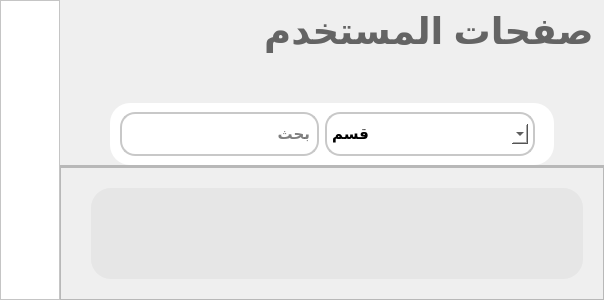
               <widget class="QWidget" name="page_users">
                <layout class="QHBoxLayout" name="horizontalLayout_43">
                 <property name="spacing">
                  <number>0</number>
                 </property>
                 <property name="leftMargin">
                  <number>0</number>
                 </property>
                 <property name="topMargin">
                  <number>0</number>
                 </property>
                 <property name="rightMargin">
                  <number>0</number>
                 </property>
                 <property name="bottomMargin">
                  <number>0</number>
                 </property>
                 <item>
                  <widget class="QFrame" name="frame_34">
                   <property name="layoutDirection">
                    <enum>Qt::LeftToRight</enum>
                   </property>
                   <property name="styleSheet">
                    <string notr="true">background-color : #FFFFFF</string>
                   </property>
                   <property name="frameShape">
                    <enum>QFrame::StyledPanel</enum>
                   </property>
                   <property name="frameShadow">
                    <enum>QFrame::Raised</enum>
                   </property>
                   <layout class="QVBoxLayout" name="verticalLayout_46">
                    <item>
                     <spacer name="verticalSpacer_16">
                      <property name="orientation">
                       <enum>Qt::Vertical</enum>
                      </property>
                      <property name="sizeHint" stdset="0">
                       <size>
                        <width>20</width>
                        <height>40</height>
                       </size>
                      </property>
                     </spacer>
                    </item>
                    <item>
                     <widget class="QPushButton" name="btn_add_user">
                      <property name="font">
                       <font>
                        <pointsize>11</pointsize>
                        <weight>75</weight>
                        <bold>true</bold>
                       </font>
                      </property>
                      <property name="toolTip">
                       <string>Add User</string>
                      </property>
                      <property name="styleSheet">
                       <string notr="true">QPushButton{
color:rgb(94, 170, 168);
border-radius:10px;
}

QPushButton:hover{
background-color: qlineargradient(spread:pad, x1:0, y1:0.5, x2:0.5, y2:0.45,stop:0 rgba(255, 255, 255, 226) , stop:1 rgb(94, 170, 168));
color:#FFFFFF;
}

QPushButton:pressed{
	padding-left:5px;
	padding-top:5px;
	background-color:rgb(94, 170, 168);
	color:#FFFFFF;
}
</string>
                      </property>
                      <property name="text">
                       <string/>
                      </property>
                      <property name="icon">
                       <iconset resource="../../res.qrc">
                        <normaloff>:/icon/image/icon/user-plus.svg</normaloff>:/icon/image/icon/user-plus.svg</iconset>
                      </property>
                      <property name="iconSize">
                       <size>
                        <width>30</width>
                        <height>30</height>
                       </size>
                      </property>
                     </widget>
                    </item>
                    <item>
                     <spacer name="verticalSpacer_18">
                      <property name="orientation">
                       <enum>Qt::Vertical</enum>
                      </property>
                      <property name="sizeType">
                       <enum>QSizePolicy::Fixed</enum>
                      </property>
                      <property name="sizeHint" stdset="0">
                       <size>
                        <width>20</width>
                        <height>20</height>
                       </size>
                      </property>
                     </spacer>
                    </item>
                    <item>
                     <widget class="QPushButton" name="btn_remove_user">
                      <property name="font">
                       <font>
                        <pointsize>11</pointsize>
                        <weight>75</weight>
                        <bold>true</bold>
                       </font>
                      </property>
                      <property name="toolTip">
                       <string>Remove User</string>
                      </property>
                      <property name="styleSheet">
                       <string notr="true">QPushButton{
color:rgb(94, 170, 168);
border-radius:10px;
}

QPushButton:hover{
background-color: qlineargradient(spread:pad, x1:0, y1:0.5, x2:0.5, y2:0.45,stop:0 rgba(255, 255, 255, 226) , stop:1 rgb(94, 170, 168));
color:#FFFFFF;
}

QPushButton:pressed{
	padding-left:5px;
	padding-top:5px;
	background-color:rgb(94, 170, 168);
	color:#FFFFFF;
}
</string>
                      </property>
                      <property name="text">
                       <string/>
                      </property>
                      <property name="icon">
                       <iconset resource="../../res.qrc">
                        <normaloff>:/icon/image/icon/user-x.svg</normaloff>:/icon/image/icon/user-x.svg</iconset>
                      </property>
                      <property name="iconSize">
                       <size>
                        <width>30</width>
                        <height>30</height>
                       </size>
                      </property>
                     </widget>
                    </item>
                    <item>
                     <spacer name="verticalSpacer_19">
                      <property name="orientation">
                       <enum>Qt::Vertical</enum>
                      </property>
                      <property name="sizeType">
                       <enum>QSizePolicy::Fixed</enum>
                      </property>
                      <property name="sizeHint" stdset="0">
                       <size>
                        <width>20</width>
                        <height>20</height>
                       </size>
                      </property>
                     </spacer>
                    </item>
                    <item>
                     <widget class="QPushButton" name="btn_edit_user">
                      <property name="font">
                       <font>
                        <pointsize>11</pointsize>
                        <weight>75</weight>
                        <bold>true</bold>
                       </font>
                      </property>
                      <property name="toolTip">
                       <string>Edit User</string>
                      </property>
                      <property name="styleSheet">
                       <string notr="true">QPushButton{
color:rgb(94, 170, 168);
border-radius:10px;
}

QPushButton:hover{
background-color: qlineargradient(spread:pad, x1:0, y1:0.5, x2:0.5, y2:0.45,stop:0 rgba(255, 255, 255, 226) , stop:1 rgb(94, 170, 168));
color:#FFFFFF;
}

QPushButton:pressed{
	padding-left:5px;
	padding-top:5px;
	background-color:rgb(94, 170, 168);
	color:#FFFFFF;
}
</string>
                      </property>
                      <property name="text">
                       <string/>
                      </property>
                      <property name="icon">
                       <iconset resource="../../res.qrc">
                        <normaloff>:/icon/image/icon/user-check.svg</normaloff>:/icon/image/icon/user-check.svg</iconset>
                      </property>
                      <property name="iconSize">
                       <size>
                        <width>30</width>
                        <height>30</height>
                       </size>
                      </property>
                     </widget>
                    </item>
                    <item>
                     <widget class="QLabel" name="label_11">
                      <property name="text">
                       <string/>
                      </property>
                     </widget>
                    </item>
                    <item>
                     <spacer name="verticalSpacer_17">
                      <property name="orientation">
                       <enum>Qt::Vertical</enum>
                      </property>
                      <property name="sizeHint" stdset="0">
                       <size>
                        <width>20</width>
                        <height>40</height>
                       </size>
                      </property>
                     </spacer>
                    </item>
                   </layout>
                  </widget>
                 </item>
                 <item>
                  <widget class="QWidget" name="widget_14" native="true">
                   <property name="minimumSize">
                    <size>
                     <width>0</width>
                     <height>300</height>
                    </size>
                   </property>
                   <layout class="QVBoxLayout" name="verticalLayout_42">
                    <property name="spacing">
                     <number>0</number>
                    </property>
                    <property name="leftMargin">
                     <number>0</number>
                    </property>
                    <property name="topMargin">
                     <number>0</number>
                    </property>
                    <property name="rightMargin">
                     <number>0</number>
                    </property>
                    <property name="bottomMargin">
                     <number>0</number>
                    </property>
                    <item>
                     <widget class="QWidget" name="widget_10" native="true">
                      <layout class="QVBoxLayout" name="verticalLayout_15">
                       <property name="spacing">
                        <number>0</number>
                       </property>
                       <property name="leftMargin">
                        <number>0</number>
                       </property>
                       <property name="topMargin">
                        <number>0</number>
                       </property>
                       <property name="rightMargin">
                        <number>0</number>
                       </property>
                       <property name="bottomMargin">
                        <number>0</number>
                       </property>
                       <item>
                        <widget class="QLabel" name="label_25">
                         <property name="minimumSize">
                          <size>
                           <width>0</width>
                           <height>9</height>
                          </size>
                         </property>
                         <property name="maximumSize">
                          <size>
                           <width>16777215</width>
                           <height>9</height>
                          </size>
                         </property>
                         <property name="font">
                          <font>
                           <pointsize>20</pointsize>
                           <weight>75</weight>
                           <bold>true</bold>
                          </font>
                         </property>
                         <property name="styleSheet">
                          <string notr="true">color: rgb(159, 159, 159);</string>
                         </property>
                         <property name="text">
                          <string/>
                         </property>
                        </widget>
                       </item>
                       <item>
                        <widget class="QLabel" name="label_21">
                         <property name="font">
                          <font>
                           <pointsize>28</pointsize>
                           <weight>75</weight>
                           <bold>true</bold>
                          </font>
                         </property>
                         <property name="styleSheet">
                          <string notr="true">color: rgb(100, 100, 100);</string>
                         </property>
                         <property name="text">
                          <string> صفحات المستخدم</string>
                         </property>
                        </widget>
                       </item>
                       <item>
                        <widget class="QLabel" name="label_23">
                         <property name="minimumSize">
                          <size>
                           <width>0</width>
                           <height>50</height>
                          </size>
                         </property>
                         <property name="maximumSize">
                          <size>
                           <width>16777215</width>
                           <height>20</height>
                          </size>
                         </property>
                         <property name="font">
                          <font>
                           <pointsize>20</pointsize>
                           <weight>75</weight>
                           <bold>true</bold>
                          </font>
                         </property>
                         <property name="styleSheet">
                          <string notr="true">color: rgb(159, 159, 159);</string>
                         </property>
                         <property name="text">
                          <string/>
                         </property>
                        </widget>
                       </item>
                       <item alignment="Qt::AlignTop">
                        <widget class="QWidget" name="widget_13" native="true">
                         <property name="sizePolicy">
                          <sizepolicy hsizetype="Expanding" vsizetype="Expanding">
                           <horstretch>0</horstretch>
                           <verstretch>0</verstretch>
                          </sizepolicy>
                         </property>
                         <layout class="QHBoxLayout" name="horizontalLayout_39">
                          <property name="spacing">
                           <number>10</number>
                          </property>
                          <property name="leftMargin">
                           <number>50</number>
                          </property>
                          <property name="topMargin">
                           <number>0</number>
                          </property>
                          <property name="rightMargin">
                           <number>50</number>
                          </property>
                          <property name="bottomMargin">
                           <number>0</number>
                          </property>
                          <item>
                           <widget class="QFrame" name="frame_33">
                            <property name="minimumSize">
                             <size>
                              <width>0</width>
                              <height>0</height>
                             </size>
                            </property>
                            <property name="styleSheet">
                             <string notr="true">background-color:#FFFFFF;
border-radius:20px</string>
                            </property>
                            <property name="frameShape">
                             <enum>QFrame::StyledPanel</enum>
                            </property>
                            <property name="frameShadow">
                             <enum>QFrame::Raised</enum>
                            </property>
                            <layout class="QVBoxLayout" name="verticalLayout_44">
                             <property name="spacing">
                              <number>0</number>
                             </property>
                             <property name="leftMargin">
                              <number>10</number>
                             </property>
                             <property name="topMargin">
                              <number>0</number>
                             </property>
                             <property name="rightMargin">
                              <number>10</number>
                             </property>
                             <property name="bottomMargin">
                              <number>0</number>
                             </property>
                             <item>
                              <widget class="QFrame" name="frame_32">
                               <property name="styleSheet">
                                <string notr="true">background-color:#FFFFFF;
border-radius:15px</string>
                               </property>
                               <property name="frameShape">
                                <enum>QFrame::StyledPanel</enum>
                               </property>
                               <property name="frameShadow">
                                <enum>QFrame::Raised</enum>
                               </property>
                               <layout class="QHBoxLayout" name="horizontalLayout_30">
                                <property name="leftMargin">
                                 <number>0</number>
                                </property>
                                <item>
                                 <widget class="QFrame" name="frame_17">
                                  <property name="styleSheet">
                                   <string notr="true">border: 2px solid rgba(200,200,200,255);</string>
                                  </property>
                                  <property name="frameShape">
                                   <enum>QFrame::Box</enum>
                                  </property>
                                  <property name="frameShadow">
                                   <enum>QFrame::Sunken</enum>
                                  </property>
                                  <layout class="QHBoxLayout" name="horizontalLayout_41">
                                   <property name="spacing">
                                    <number>5</number>
                                   </property>
                                   <property name="leftMargin">
                                    <number>5</number>
                                   </property>
                                   <property name="topMargin">
                                    <number>10</number>
                                   </property>
                                   <property name="rightMargin">
                                    <number>5</number>
                                   </property>
                                   <property name="bottomMargin">
                                    <number>10</number>
                                   </property>
                                   <item>
                                    <widget class="QPushButton" name="btn_search_user">
                                     <property name="font">
                                      <font>
                                       <pointsize>11</pointsize>
                                       <weight>75</weight>
                                       <bold>true</bold>
                                      </font>
                                     </property>
                                     <property name="toolTip">
                                      <string>Search in Users</string>
                                     </property>
                                     <property name="styleSheet">
                                      <string notr="true">
QPushButton{
border:none;
color:rgb(94, 170, 168);
border-radius:10px;
}

QPushButton:hover{
background-color: qlineargradient(spread:pad, x1:0, y1:0.5, x2:0.5, y2:0.45,stop:0 rgba(255, 255, 255, 226) , stop:1 rgb(94, 170, 168));
color:#FFFFFF;
}

QPushButton:pressed{
	padding-left:5px;
	padding-top:5px;
	background-color:rgb(94, 170, 168);
	color:#FFFFFF;
}
</string>
                                     </property>
                                     <property name="text">
                                      <string/>
                                     </property>
                                     <property name="icon">
                                      <iconset resource="../../res.qrc">
                                       <normaloff>:/icon/image/icon/search.svg</normaloff>:/icon/image/icon/search.svg</iconset>
                                     </property>
                                     <property name="iconSize">
                                      <size>
                                       <width>25</width>
                                       <height>25</height>
                                      </size>
                                     </property>
                                    </widget>
                                   </item>
                                   <item>
                                    <widget class="QLineEdit" name="le_user_search">
                                     <property name="font">
                                      <font>
                                       <pointsize>11</pointsize>
                                       <weight>75</weight>
                                       <bold>true</bold>
                                      </font>
                                     </property>
                                     <property name="layoutDirection">
                                      <enum>Qt::RightToLeft</enum>
                                     </property>
                                     <property name="styleSheet">
                                      <string notr="true">border:none</string>
                                     </property>
                                     <property name="text">
                                      <string/>
                                     </property>
                                     <property name="placeholderText">
                                      <string>بحث</string>
                                     </property>
                                    </widget>
                                   </item>
                                  </layout>
                                 </widget>
                                </item>
                                <item>
                                 <widget class="QFrame" name="frame_18">
                                  <property name="styleSheet">
                                   <string notr="true">border: 2px solid rgba(200,200,200,255);</string>
                                  </property>
                                  <layout class="QHBoxLayout" name="horizontalLayout_42">
                                   <property name="spacing">
                                    <number>5</number>
                                   </property>
                                   <property name="leftMargin">
                                    <number>5</number>
                                   </property>
                                   <property name="topMargin">
                                    <number>10</number>
                                   </property>
                                   <property name="rightMargin">
                                    <number>5</number>
                                   </property>
                                   <property name="bottomMargin">
                                    <number>10</number>
                                   </property>
                                   <item>
                                    <widget class="QPushButton" name="btn_home_4">
                                     <property name="font">
                                      <font>
                                       <pointsize>11</pointsize>
                                       <weight>75</weight>
                                       <bold>true</bold>
                                      </font>
                                     </property>
                                     <property name="toolTip">
                                      <string>Filter User</string>
                                     </property>
                                     <property name="styleSheet">
                                      <string notr="true">border:none</string>
                                     </property>
                                     <property name="text">
                                      <string>قسم </string>
                                     </property>
                                     <property name="icon">
                                      <iconset resource="../../res.qrc">
                                       <normaloff>:/icon/image/icon/filter.svg</normaloff>:/icon/image/icon/filter.svg</iconset>
                                     </property>
                                     <property name="iconSize">
                                      <size>
                                       <width>25</width>
                                       <height>25</height>
                                      </size>
                                     </property>
                                    </widget>
                                   </item>
                                   <item alignment="Qt::AlignRight">
                                    <widget class="QComboBox" name="cb_user_card_filter">
                                     <property name="minimumSize">
                                      <size>
                                       <width>150</width>
                                       <height>20</height>
                                      </size>
                                     </property>
                                     <property name="font">
                                      <font>
                                       <pointsize>10</pointsize>
                                       <weight>75</weight>
                                       <bold>true</bold>
                                      </font>
                                     </property>
                                     <property name="layoutDirection">
                                      <enum>Qt::LeftToRight</enum>
                                     </property>
                                     <property name="styleSheet">
                                      <string notr="true">border:none</string>
                                     </property>
                                    </widget>
                                   </item>
                                  </layout>
                                 </widget>
                                </item>
                               </layout>
                              </widget>
                             </item>
                            </layout>
                           </widget>
                          </item>
                         </layout>
                        </widget>
                       </item>
                      </layout>
                     </widget>
                    </item>
                    <item>
                     <widget class="QWidget" name="widget_11" native="true">
                      <property name="sizePolicy">
                       <sizepolicy hsizetype="Expanding" vsizetype="Expanding">
                        <horstretch>0</horstretch>
                        <verstretch>0</verstretch>
                       </sizepolicy>
                      </property>
                      <layout class="QVBoxLayout" name="verticalLayout_41">
                       <property name="spacing">
                        <number>0</number>
                       </property>
                       <property name="leftMargin">
                        <number>0</number>
                       </property>
                       <property name="topMargin">
                        <number>0</number>
                       </property>
                       <property name="rightMargin">
                        <number>0</number>
                       </property>
                       <property name="bottomMargin">
                        <number>0</number>
                       </property>
                       <item alignment="Qt::AlignTop">
                        <widget class="QFrame" name="frame_20">
                         <property name="minimumSize">
                          <size>
                           <width>0</width>
                           <height>0</height>
                          </size>
                         </property>
                         <property name="frameShape">
                          <enum>QFrame::StyledPanel</enum>
                         </property>
                         <property name="frameShadow">
                          <enum>QFrame::Raised</enum>
                         </property>
                         <layout class="QVBoxLayout" name="verticalLayout_40">
                          <property name="spacing">
                           <number>0</number>
                          </property>
                          <property name="leftMargin">
                           <number>0</number>
                          </property>
                          <property name="topMargin">
                           <number>0</number>
                          </property>
                          <property name="rightMargin">
                           <number>0</number>
                          </property>
                          <property name="bottomMargin">
                           <number>0</number>
                          </property>
                         </layout>
                        </widget>
                       </item>
                       <item>
                        <widget class="QFrame" name="frame_31">
                         <property name="styleSheet">
                          <string notr="true"/>
                         </property>
                         <property name="frameShape">
                          <enum>QFrame::StyledPanel</enum>
                         </property>
                         <property name="frameShadow">
                          <enum>QFrame::Raised</enum>
                         </property>
                         <layout class="QVBoxLayout" name="verticalLayout_43">
                          <property name="spacing">
                           <number>20</number>
                          </property>
                          <property name="leftMargin">
                           <number>30</number>
                          </property>
                          <property name="topMargin">
                           <number>20</number>
                          </property>
                          <property name="rightMargin">
                           <number>20</number>
                          </property>
                          <property name="bottomMargin">
                           <number>20</number>
                          </property>
                          <item>
                           <widget class="QListWidget" name="lw_users_profiles">
                            <property name="styleSheet">
                             <string notr="true">
QListView{
background-color:rgb(0, 0, 0,10);
border-radius:20px;
}

QListView::item{
background-color:rgb(255, 255, 255);
border-radius:20px;
}

QListView::item:hover{
	background-color:qlineargradient(spread:pad, x1:0, y1:1, x2:1, y2:2.45, stop:0 rgba(255, 255, 255, 226) , stop:1 rgb(94, 170, 168)   );
	color:rgb(94, 170, 168);
}

QListView::item:selected{
border: 2px solid qlineargradient(spread:pad, x1:0, y1:1, x2:1, y2:2.45, stop:0 rgb(94, 170, 168)  , stop:1 rgba(255, 255, 255, 226) );
}


</string>
                            </property>
                            <property name="lineWidth">
                             <number>10</number>
                            </property>
                            <property name="midLineWidth">
                             <number>10</number>
                            </property>
                            <property name="sizeAdjustPolicy">
                             <enum>QAbstractScrollArea::AdjustToContents</enum>
                            </property>
                            <property name="textElideMode">
                             <enum>Qt::ElideMiddle</enum>
                            </property>
                            <property name="resizeMode">
                             <enum>QListView::Adjust</enum>
                            </property>
                            <property name="layoutMode">
                             <enum>QListView::Batched</enum>
                            </property>
                            <property name="spacing">
                             <number>50</number>
                            </property>
                            <property name="viewMode">
                             <enum>QListView::IconMode</enum>
                            </property>
                            <property name="uniformItemSizes">
                             <bool>true</bool>
                            </property>
                            <property name="wordWrap">
                             <bool>true</bool>
                            </property>
                           </widget>
                          </item>
                         </layout>
                        </widget>
                       </item>
                      </layout>
                     </widget>
                    </item>
                    <item>
                     <widget class="QWidget" name="widget_12" native="true"/>
                    </item>
                   </layout>
                  </widget>
                 </item>
                </layout>
               </widget>
